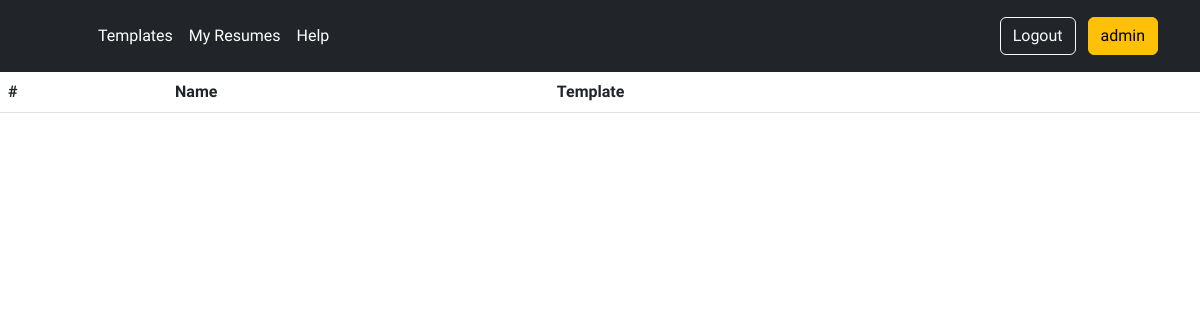
/my_resumes (signed in), run on an earlier commit of the app's database.
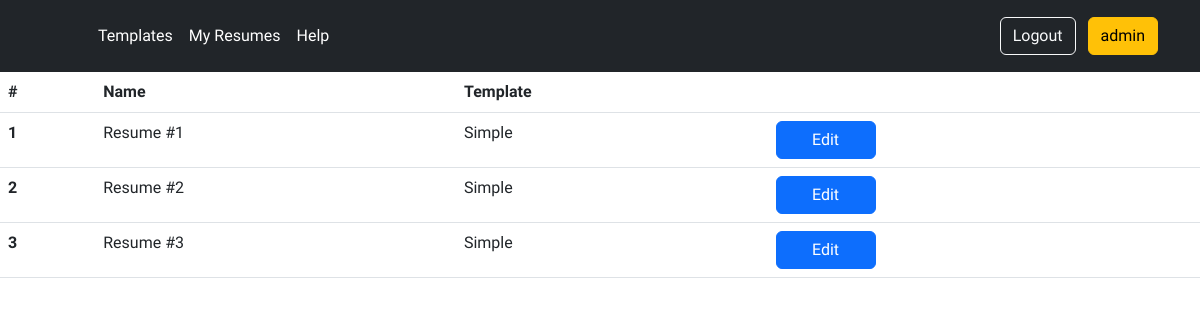
And on a later commit of the database.
### data/users.py (models this page shows, shortened)
class User(SqlAlchemyBase, SerializerMixin, UserMixin):
    __tablename__ = 'users'
    id = sqlalchemy.Column(
        sqlalchemy.Integer,
        primary_key=True,
        autoincrement=True,
    )
    avatar = sqlalchemy.Column(sqlalchemy.String, nullable=True)
    username = sqlalchemy.Column(sqlalchemy.String, nullable=True)
    bio = sqlalchemy.Column(sqlalchemy.String, nullable=True)
    email = sqlalchemy.Column(
        sqlalchemy.String,
        index=True,
        unique=True,
    )
    hashed_password = sqlalchemy.Column(sqlalchemy.String)
    resumes = orm.relationship('Resume', back_populates='user')

### data/resumes.py (models this page shows)
class Resume(SerializerMixin, SqlAlchemyBase):
    __tablename__ = 'resumes'
    id = sqlalchemy.Column(
        sqlalchemy.Integer,
        primary_key=True,
        autoincrement=True,
    )
    user_id = sqlalchemy.Column(
        sqlalchemy.Integer, sqlalchemy.ForeignKey('users.id')
    )
    template_id = sqlalchemy.Column(
        sqlalchemy.Integer, sqlalchemy.ForeignKey('templates.id')
    )
    name = sqlalchemy.Column(sqlalchemy.String, nullable=True)
    image = sqlalchemy.Column(sqlalchemy.LargeBinary, nullable=True)
    position = sqlalchemy.Column(sqlalchemy.String, nullable=True)
    email = sqlalchemy.Column(sqlalchemy.String, nullable=True)
    bio = sqlalchemy.Column(sqlalchemy.String, nullable=True)
    place_of_residence = sqlalchemy.Column(sqlalchemy.String, nullable=True)
    skills = sqlalchemy.Column(sqlalchemy.String, nullable=True)
    experience = sqlalchemy.Column(sqlalchemy.String, nullable=True)
    education = sqlalchemy.Column(sqlalchemy.String, nullable=True)
    achievments = sqlalchemy.Column(sqlalchemy.String, nullable=True)
    contacts = sqlalchemy.Column(sqlalchemy.String, nullable=True)
    template_name = orm.relationship('Template')
    user = orm.relationship('User')

### data/templates.py (models this page shows)
class Template(SerializerMixin, SqlAlchemyBase):
    __tablename__ = 'templates'
    id = sqlalchemy.Column(
        sqlalchemy.Integer,
        primary_key=True,
        autoincrement=True,
    )
    preview = sqlalchemy.Column(sqlalchemy.String, nullable=True)
    template_name = sqlalchemy.Column(sqlalchemy.String)
    template_path = sqlalchemy.Column(sqlalchemy.String)
    resumes = orm.relationship('Resume', back_populates='template_name')

### main.py (the view)
@app.route('/my_resumes', methods=['GET'])
@flask_login.login_required
def my_resumes():
    db_sess = db_session.create_session()
    resumes_list = db_sess.query(Resume).filter(Resume.user_id==current_user.id).all()
    return render_template('my_resumes.html', resumes_list=resumes_list)

### data/db_session.py (called while the page is built)
def create_session() -> Session:
    global __factory
    return __factory()

### main.py (called while the page is built)
@login_manager.user_loader
def load_user(user_id):
    db_sess = db_session.create_session()
    return db_sess.query(User).get(user_id)

### templates/my_resumes.html (shortened to what this page needs)
{% extends 'base.html' %}
{% block content %}
<table class="table">
  <thead>
  <tr>
    <th scope="col">#</th>
    <th scope="col">Name</th>
    <th scope="col">Template</th>
    <th scope="col"></th>
  </tr>
  </thead>
  <tbody>
  {% for resume in resumes_list %}
  <tr>
    <th scope="row">{{ loop.index }}</th>
    <td>Resume #{{ loop.index }}</td>
    <td>{{ resume.template_name.template_name }}</td>
    <td><a href="{{ url_for('edit_resume', resume_id=resume.id) }}"><button class="btn btn-primary" style="width: 100px;">Edit</button></a></td>
  </tr>
  {% endfor %}
  </tbody>
</table>
{% endblock %}

### templates/base.html (shortened to what this page needs)
<!DOCTYPE html>
<html lang="en">
<head>
    <link href="https://cdn.jsdelivr.net/npm/bootstrap@5.3.0-alpha3/dist/css/bootstrap.min.css" rel="stylesheet"
>
    <link href="../static/css/font_change.css" rel="stylesheet">
</head>
<body>
{% include "includes/header.html" %}
{% block content %}{% endblock %}
</body>
</html>

### templates/includes/header.html
<!DOCTYPE html>
<html lang="en">
<body>
<header class="p-3 bg-dark text-white">
    <div class="container">
      <div class="d-flex flex-wrap align-items-center justify-content-center justify-content-lg-start">
        <a href="/" class="d-flex align-items-center mb-2 mb-lg-0 text-white text-decoration-none">
          <svg class="bi me-2" width="40" height="32" role="img" aria-label="Bootstrap"><use xlink:href="#bootstrap"></use></svg>
        </a>
        <ul class="nav col-12 col-lg-auto me-lg-auto mb-2 justify-content-center mb-md-0">
          <li><a href="/templates" class="nav-link px-2 text-white">Templates</a></li>
          <li><a href="/my_resumes" class="nav-link px-2 text-white">My Resumes</a></li>
          <li><a href="/help" class="nav-link px-2 text-white">Help</a></li>
        </ul>
        <div class="text-end">
          <a href="logout"><button type="button" class="btn btn-outline-light me-2">Logout</button></a>
          <a href="{{ url_for('profile', user_id=current_user.id) }}"><button type="button" class="btn btn-warning">{{ current_user.username }}</button></a>
        </div>
      </div>
    </div>
  </header>
</body>
</html>

What changed in the data, as far as the page shows it:
added Resume: template_name.template_name "Simple"
added Resume: template_name.template_name "Simple"
added Resume: template_name.template_name "Simple"
